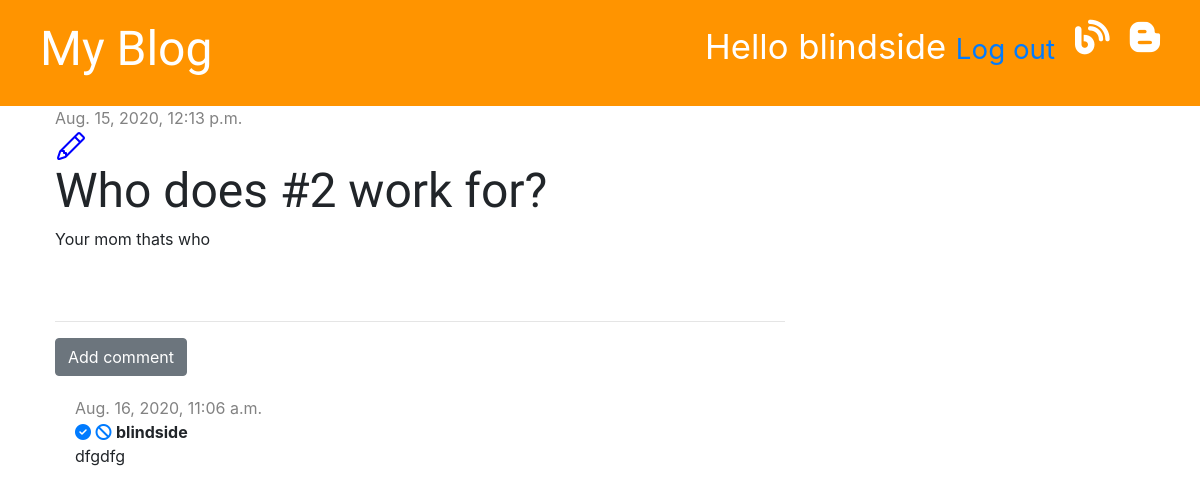
Page /post/7/ (signed in) on the earlier database version.
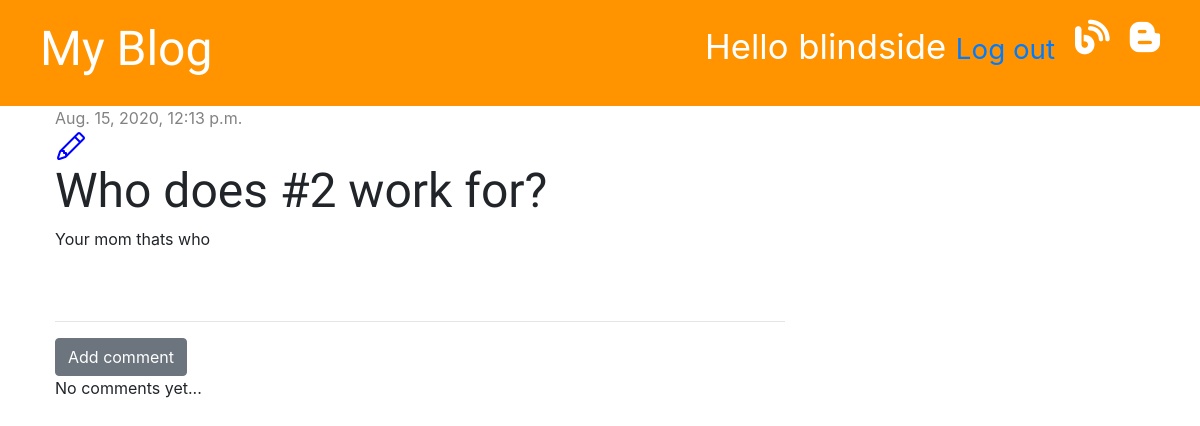
Same page on the later database version.
### blog/models.py (models this page shows, shortened)
class Comment(models.Model):
    post = models.ForeignKey('blog.Post', on_delete=models.CASCADE, related_name='comments')
    author = models.CharField(max_length=300)
    text = models.TextField()
    created_date = models.DateTimeField(default=timezone.now)
    approved = models.BooleanField(default=False)

### blog/views.py (the view)
# urls.py: path('post/<int:pk>/', views.post_detail, name='post_detail'),
def post_detail(request, pk):
    post = get_object_or_404(Post, pk=pk)
    stuff_for_frontend = {'post': post}
    return render(request, 'blog/post_detail.html', stuff_for_frontend)

### blog/templates/blog/post_detail.html (shortened to what this page needs)
{% extends 'blog/base.html' %}
{% block content %}
     <div class="post">
         {% if post.published_date %}
            <div class="date">
                {{ post.published_date }}
            </div>
         {% else %}
            <a href=""></a>
         {% endif %}
         {% if user.is_authenticated %}
             <a href="{% url 'post_edit' pk=post.pk %}"></a>
         {% endif %}
        <h1>{{ post.title }}</h1>
        <p>{{ post.text |linebreaksbr }}</p>
     </div>
    <hr>
    <a href="{% url 'add_comment_to_post' pk=post.pk %}" class="btn btn-secondary">Add comment</a>
    {% for comment in post.comments.all %}
        {% if user.is_authenticated or comment.approved %}
            <div class="comment">
                <div class="date">
                    {{ comment.created_date }}
                </div>
                {% if not comment.approved and user.is_superuser %}
                    <a href="{% url 'comment_approve' pk=comment.pk %}"><i class="fas fa-check-circle"></i></i></a>
                    <a href="{% url 'comment_remove' pk=comment.pk %}"><i class="fas fa-ban"></i></a>
                {% endif %}
                <strong>{{ comment.author }}</strong>
                <p>{{ comment.text }}</p>
            </div>
        {% endif %}
    {% empty %}
        <p>No comments yet...</p>
    {% endfor %}
{% endblock %}

Differences in the rows shown:
removed Comment: created_date "Aug. 16, 2020, 11:06 a.m.", approved False (drawn), author "blindside", text "dfgdfg"
Other differences:
text now shown: "No comments yet..."
